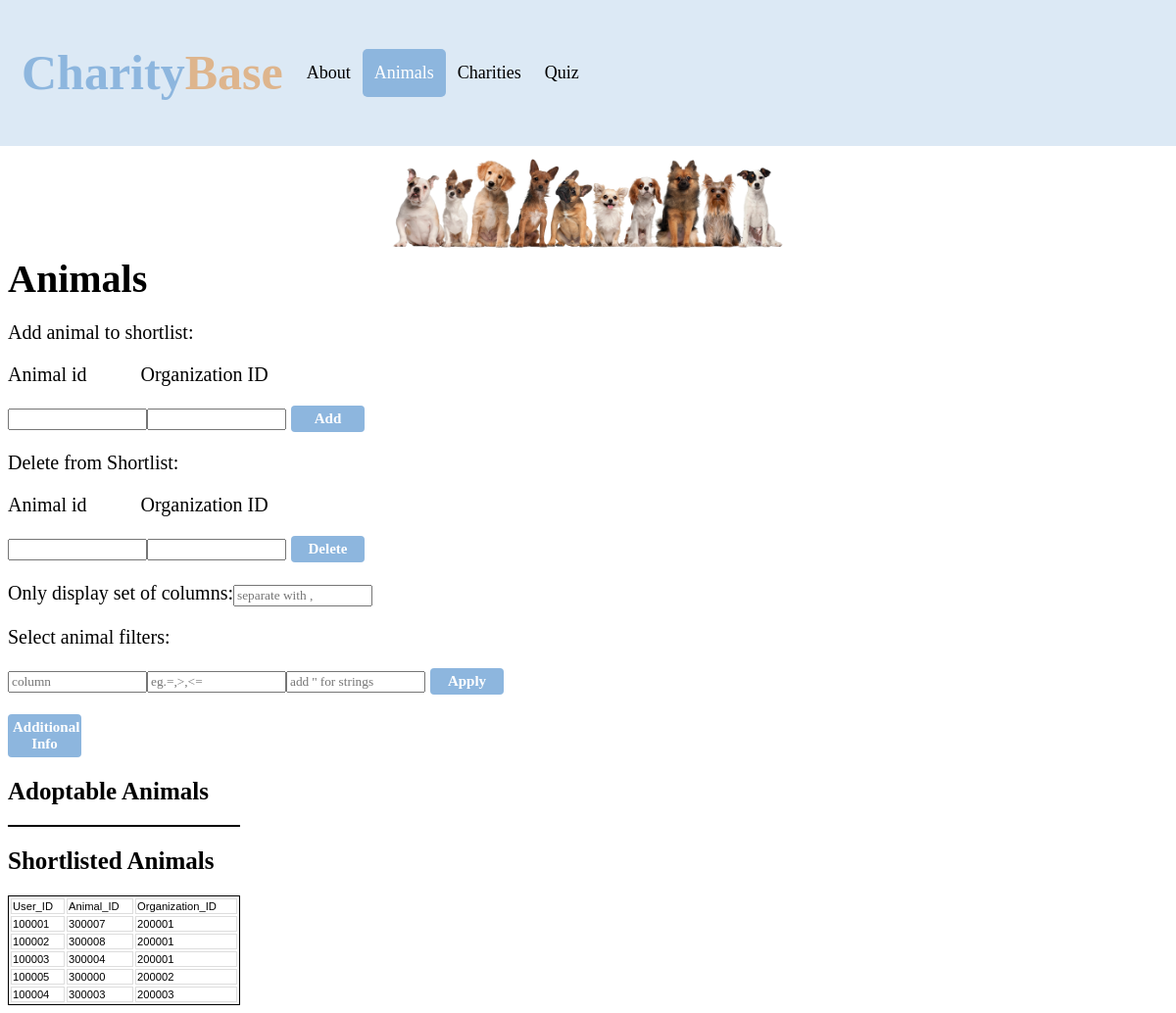
The page /CharityBase/Animals.php on the database its author committed.
### tables this page shows
CREATE TABLE Animal_Shortlist (
	User_ID CHAR(6),
	Animal_ID CHAR(6),
	Organization_ID CHAR(6),
	PRIMARY KEY (User_ID,Animal_ID),
	FOREIGN KEY (User_ID) references Person
		ON DELETE CASCADE,
	FOREIGN KEY (Animal_ID) REFERENCES Sheltered_Animal(Animal_ID)
		ON DELETE CASCADE,
	FOREIGN KEY (Organization_ID) REFERENCES Sheltered_Animal(Organization_ID)
		ON DELETE CASCADE
);

### CharityBase/db.php (the view, shortened to what this page needs)
<?php
function display_data($data) {
    $output = "<table>";
    foreach($data as $key => $var) {
        if($key===0) {
            $output .= '<tr>';
            foreach($var as $col => $val) {
                $output .= '<td>' . $col . '</td>';
            }
            $output .= '<tr>';
			foreach($var as $col => $val) {
                $output .= '<td>' . $val . '</td>';
            }
            $output .= '</tr>';
        }
        else {
            $output .= '<tr>';
            foreach($var as $col => $val) {
                $output .= '<td>' . $val . '</td>';
            }
            $output .= '</tr>';
        }
    }
    $output .= '</table>';
    echo $output;
}

### CharityBase/style.css (style rules this page uses)
* { font-family:"Times New Roman", Times, serif; }
table { width: 20%; border: 1px solid black; margin-top: 10px; }
td { font-size: 18px; border: 1px solid #DDD; color: black; }

### CharityBase/Animals.php (style rules this page uses)
table { width: 20%; border: 1px solid black; }
td { font-family: Arial, Helvetica, sans-serif; font-size: .7em; border: 1px solid #DDD; color: black; }

### rows shown on the page
animal_shortlist: col "User_ID", col "Animal_ID", col "Organization_ID", User_ID "100001", Animal_ID "300007", Organization_ID "200001"
animal_shortlist: User_ID "100002", Animal_ID "300008", Organization_ID "200001"
animal_shortlist: User_ID "100003", Animal_ID "300004", Organization_ID "200001"
animal_shortlist: User_ID "100005", Animal_ID "300000", Organization_ID "200002"
animal_shortlist: User_ID "100004", Animal_ID "300003", Organization_ID "200003"
